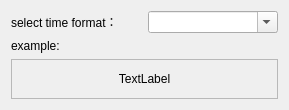
<?xml version="1.0" encoding="UTF-8"?>
<ui version="4.0">
 <class>SATimeFormatSetWidget</class>
 <widget class="QWidget" name="SATimeFormatSetWidget">
  <property name="geometry">
   <rect>
    <x>0</x>
    <y>0</y>
    <width>289</width>
    <height>104</height>
   </rect>
  </property>
  <property name="sizePolicy">
   <sizepolicy hsizetype="Preferred" vsizetype="Maximum">
    <horstretch>0</horstretch>
    <verstretch>0</verstretch>
   </sizepolicy>
  </property>
  <property name="windowTitle">
   <string>Form</string>
  </property>
  <layout class="QVBoxLayout" name="verticalLayout">
   <item>
    <layout class="QHBoxLayout" name="horizontalLayout">
     <item>
      <widget class="QLabel" name="label1">
       <property name="text">
        <string>select time format：</string>
       </property>
      </widget>
     </item>
     <item>
      <widget class="QComboBox" name="comboBox">
       <property name="editable">
        <bool>true</bool>
       </property>
      </widget>
     </item>
    </layout>
   </item>
   <item>
    <widget class="QLabel" name="label2">
     <property name="text">
      <string>example:</string>
     </property>
    </widget>
   </item>
   <item>
    <widget class="QLabel" name="labelExample">
     <property name="sizePolicy">
      <sizepolicy hsizetype="Preferred" vsizetype="Fixed">
       <horstretch>0</horstretch>
       <verstretch>0</verstretch>
      </sizepolicy>
     </property>
     <property name="minimumSize">
      <size>
       <width>0</width>
       <height>40</height>
      </size>
     </property>
     <property name="frameShape">
      <enum>QFrame::StyledPanel</enum>
     </property>
     <property name="frameShadow">
      <enum>QFrame::Plain</enum>
     </property>
     <property name="midLineWidth">
      <number>0</number>
     </property>
     <property name="text">
      <string>TextLabel</string>
     </property>
     <property name="alignment">
      <set>Qt::AlignCenter</set>
     </property>
    </widget>
   </item>
  </layout>
 </widget>
 <resources/>
 <connections/>
</ui>
